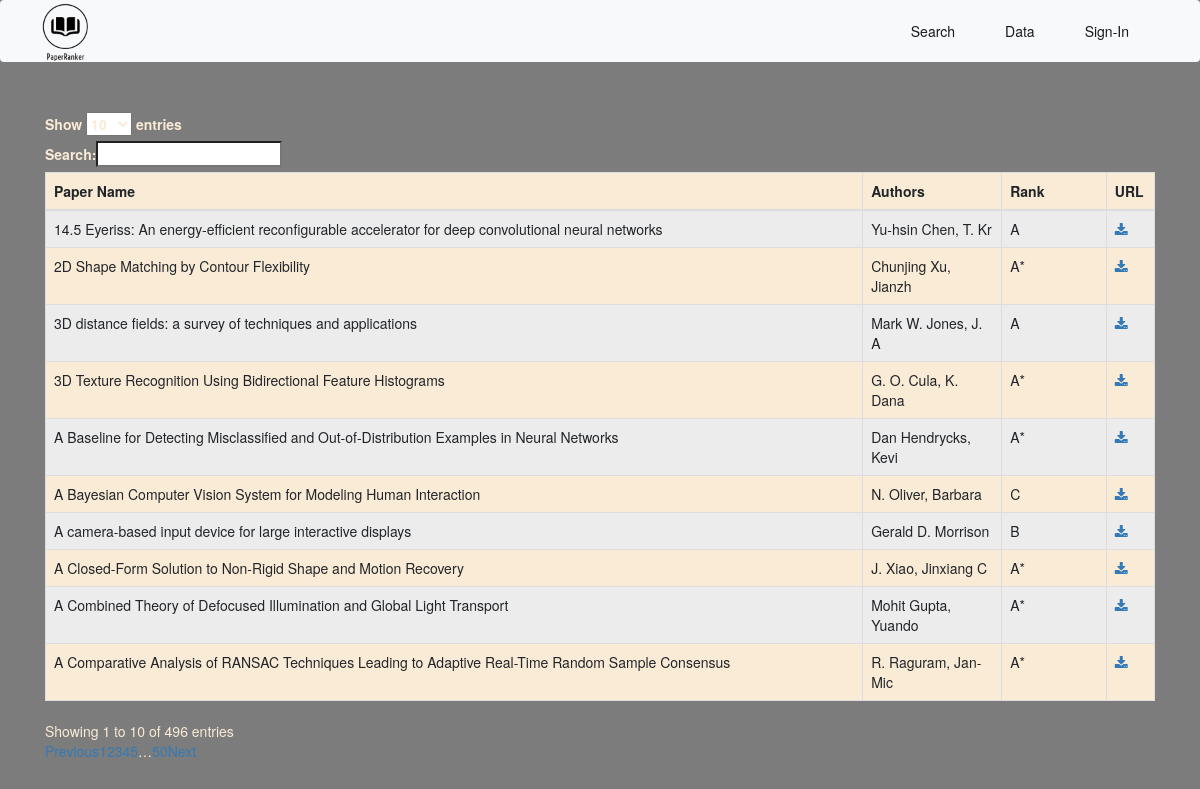
The app's page /paperData with its own data.
### ranker/models.py (models this page shows, shortened)
class fetchinfo(models.Model):
	keyword = models.CharField(max_length=100,help_text='keyword for search',default ="NULL" )
	paperid = models.CharField(max_length=100,help_text='hash of paper',default ="NULL" )
	papername = models.CharField(max_length=500,help_text='Enter name of the paper')
	authors=models.CharField(max_length=500,help_text="Enter names of authors of the paper")
	conference=models.CharField(max_length=100,blank=True,null=True,default="NA")
	rank=models.CharField(max_length=2,blank=True,null=True,default="NA",help_text="Rank of conference")
	citations = models.IntegerField(default = 0)
	infcitations = models.IntegerField(default = 0,help_text = "Influential_citations")
	url = models.URLField(max_length=200, null = True , default = "NA")
	access = models.BooleanField(default = False)

### ranker/views.py (the view)
# urls.py: path('paperData', views.frequentView.as_view(), name='paperData'),
class frequentView(ListView):
    template_name = 'paperData.html'
    def get_queryset(self): # new
        return paperData

### ranker/views.py (called while the page is built)
def paperData():
	obj = Mkeyword.objects.aggregate(Max('frequency'))
	maxf =obj["frequency__max"]
	obj = Mkeyword.objects.filter(frequency = maxf).first()
	kname = obj.keyword
	context =[]
	dbres = fetchinfo.objects.filter(keyword=kname)
	for x in dbres:
		tmp = [x.papername,x.authors[:20],x.rank,x.url,x.conference]
		context.append(tmp)
	return context

### templates/paperData.html (shortened to what this page needs)
{% extends 'base.html' %}
{% block body %}
<br>
    <div class="container" style="color: antiquewhite; ">
        <table id="example" class="table table-striped table-bordered nowrap" style="width:100%; background-color: antiquewhite;">
            <thead>
                <tr>
                    <th>Paper Name</th>
                    <th>Authors</th>
                    <th>Rank</th>
                    <th>URL</th>
                </tr>
            </thead>
            <tbody>
	  {% for entry in object_list %}
                <tr>
                    <td>{{ entry.0 }}</td>
                    <td>{{ entry.1 }}</td>
                    <td>{{ entry.2 }}</td>
                    <td><a href = {{ entry.3 }} target="_blank"><i class="fa fa-download "></i></a></td>
                </tr>
  	{% endfor %}
            </tbody>
        </table>
    </div>
{% endblock body %}

### templates/base.html (shortened to what this page needs)
<!doctype html>
<html lang="en" style="background: linear-gradient(rgba(0, 0, 0, 0.3),rgba(0, 0, 0, 0.3)), url('https://img5.goodfon.com/wallpaper/nbig/c/35/books-glasses-table-library.jpg');background-size: cover;height: 100%;margin: 0%;">
  <head>
   {% load static %}
    <link href="https://cdn.jsdelivr.net/npm/bootstrap@5.1.3/dist/css/bootstrap.min.css" rel="stylesheet">
      <link rel="stylesheet" href="https://maxcdn.bootstrapcdn.com/bootstrap/3.3.7/css/bootstrap.min.css">
      <link rel="stylesheet" href="https://cdn.datatables.net/1.10.22/css/dataTables.bootstrap.min.css">
      <link rel="stylesheet" href="https://cdn.datatables.net/fixedheader/3.1.7/css/fixedHeader.bootstrap.min.css">
      <link rel="stylesheet" href=" https://cdn.datatables.net/responsive/2.2.6/css/responsive.bootstrap.min.css">
      <link rel="stylesheet" href="https://cdnjs.cloudflare.com/ajax/libs/font-awesome/4.7.0/css/font-awesome.min.css">
  </head>
    <body style="background: linear-gradient(rgba(0, 0, 0, 0.3),rgba(0, 0, 0, 0.3)), url('https://img5.goodfon.com/wallpaper/nbig/c/35/books-glasses-table-library.jpg');background-repeat: no-repeat;background-size: cover;height: 100%;margin: 0%;">
    <nav class="navbar navbar-expand-lg navbar-light bg-light">
      <div class="container-fluid">
        <a class="navbar-brand" href="/"><img src="{% static 'logo.png' %}" width="100" height="100" style="margin-top: -34px;" /></a>
        <div class="collapse navbar-collapse" id="navbarSupportedContent" >
          <ul class="navbar-nav ms-auto mb-2 mb-lg-0 mx-4" style="float:right; ">
            <li class="nav-item" style="margin: 0 20px;">
              <a class="nav-link active" aria-current="page" href="/" >Search</a>
            </li>
             <li class="nav-item" style="margin: 0 20px;">
              <a class="nav-link active" aria-current="page" href="/paperData" >Data</a>
            </li>
            <li class="nav-item" style="margin: 0 20px;">
              <a class="nav-link active" aria-current="page" href="/signin" >Sign-In</a>
            </li>
          </ul>
        </div>
      </div>
    </nav>
    {% block body %} {% endblock body %}
  </body>
</html>

### records on screen
fetchinfo: papername "A Bayesian Computer Vision System for Modeling Human Interaction"
fetchinfo: papername "A Baseline for Detecting Misclassified and Out-of-Distribution Examples in Neural Networks", rank "A*"
fetchinfo: papername "3D distance fields: a survey of techniques and applications"
fetchinfo: papername "A Closed-Form Solution to Non-Rigid Shape and Motion Recovery", rank "A*"
fetchinfo: papername "A Comparative Analysis of RANSAC Techniques Leading to Adaptive Real-Time Random Sample Consensus", rank "A*"
fetchinfo: papername "2D Shape Matching by Contour Flexibility", rank "A*"
fetchinfo: papername "3D Texture Recognition Using Bidirectional Feature Histograms", authors "G. O. Cula, K. Dana", rank "A*"
fetchinfo: papername "A Combined Theory of Defocused Illumination and Global Light Transport", rank "A*"
fetchinfo: papername "A camera-based input device for large interactive displays", authors "Gerald D. Morrison"
fetchinfo: papername "14.5 Eyeriss: An energy-efficient reconfigurable accelerator for deep convolutional neural networks"

### other values on screen
{{ entry.1 }} "N. Oliver, Barbara" "Dan Hendrycks, Kevi" "Mark W. Jones, J. A" "J. Xiao, Jinxiang C" "R. Raguram, Jan-Mic" "Chunjing Xu, Jianzh" "Mohit Gupta, Yuando" "Yu-hsin Chen, T. Kr"
{{ entry.2 }} "C" "A" "B" "A"
